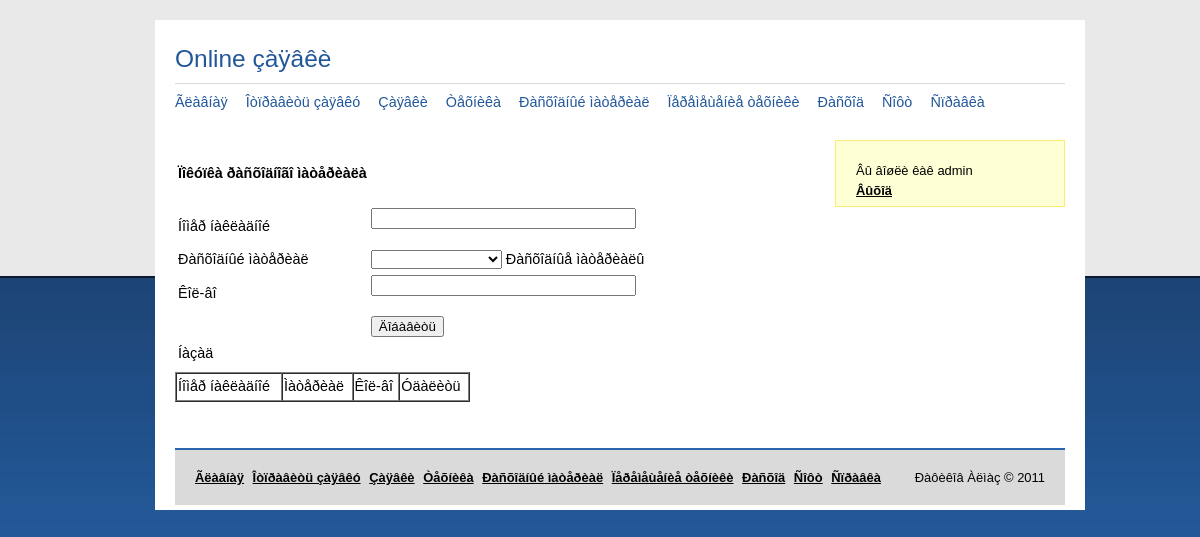
/insert_nakl.php (signed in), run on an earlier commit of the app's database.
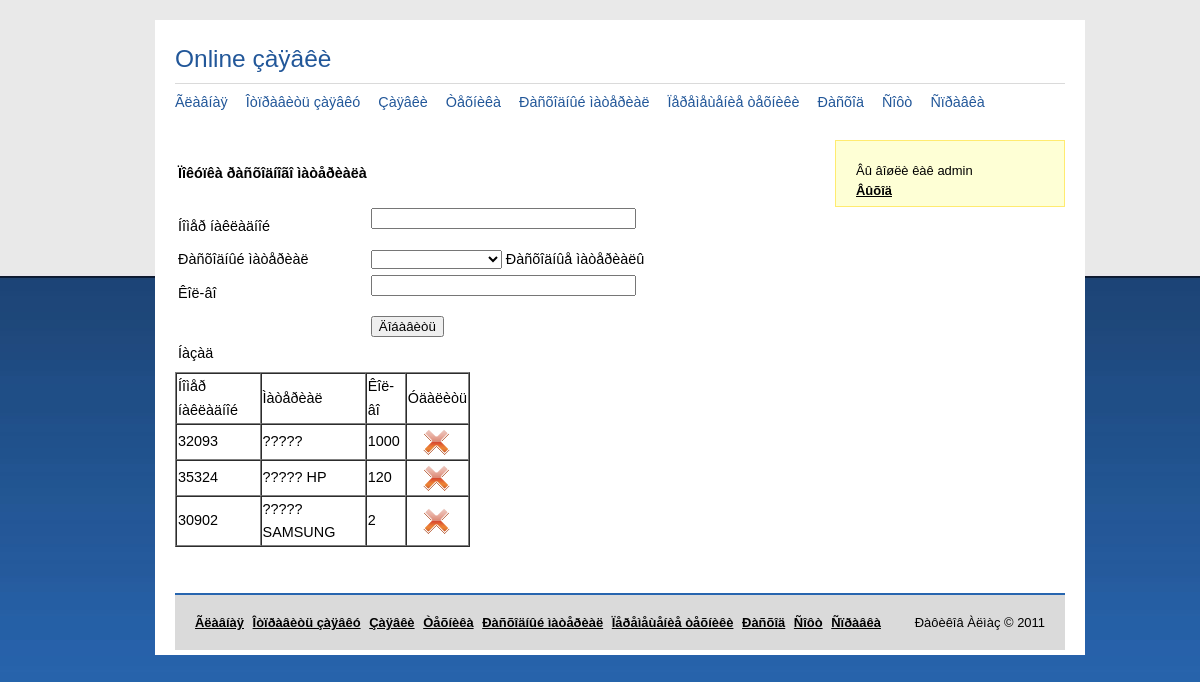
And on a later commit of the database.
### tables this page shows
CREATE TABLE `naklr` (
  `id` int(6) NOT NULL auto_increment,
  `nakl` int(7) NOT NULL,
  `id_mat` int(3) NOT NULL,
  `kol_vo` int(5) NOT NULL,
  PRIMARY KEY  (`id`)
);

CREATE TABLE `mat` (
  `id` int(3) NOT NULL auto_increment,
  `name` char(30) NOT NULL,
  `price` int(5) NOT NULL,
  PRIMARY KEY  (`id`)
);

### insert_nakl.php (the view, shortened to what this page needs)
<? session_start();
include("index.inc");
if ($_SESSION[login]=='admin'){
?>
<table class="formvv">
<FORM ACTION="insert_nakl.php" METHOD="POST">
<tr><td><h4>Ïîêóïêà ðàñõîäíîãî ìàòåðèàëà</h4></td></tr>
<tr><td>Íîìåð íàêëàäíîé</td>
<td><INPUT TYPE="text" NAME="nakl" SIZE="30" MAXLENGTH="7"><p></td></tr>
<?php
$mat = mysql_query("SELECT * FROM mat ORDER BY name");
?>
<tr><td>Ðàñõîäíûé ìàòåðèàë</td>
<td><select name="id_mat"><?
do {echo "<option value='$zap[id]'>".$zap['name']."</option>";}
while($zap=mysql_fetch_array($mat));
?> </select><a href="insert_mat.php"> Ðàñõîäíûå ìàòåðèàëû</a></td></tr>
<tr><td>Êîë-âî</td>
<td><INPUT TYPE="text" NAME="kol_vo" SIZE="30" MAXLENGTH="5"><p></td></tr>
<tr><td>&nbsp;</td>
<td><INPUT TYPE="submit" VALUE="Äîáàâèòü"></td></tr>
<tr><td><a href="index.php">Íàçàä</a></td></tr><tr>
<td><INPUT name="work" type="hidden" value="1"></td></tr>
</FORM>
</table>
<?
$mat=mysql_query("SELECT naklr.id as id, nakl, mat.name as mat, naklr.kol_vo as kol_vo FROM naklr, mat
WHERE mat.id=naklr.id_mat
ORDER BY name");
?>
<table width="50%" border="1" cellspacing="0" cellpading="30" class="zay">
<tr>
<td>Íîìåð íàêëàäíîé</td>
<td>Ìàòåðèàë</td>
<td>Êîë-âî</td>
<td>Óäàëèòü</td>
</tr>
<?
while($mass=mysql_fetch_array($mat)){
echo "<tr>";
echo "<td>".$mass['nakl']."</td>";
echo"<td>".$mass['mat']."</td>";
echo"<td>".$mass['kol_vo']."</td>";
echo "<td align=center><a href=insert_nakl.php?del=$mass[id] \"
onClick=\"return confirm('Âû óâåðåíû?');\"><img src='images/close.png' /></a></td>";
echo "</tr>";
}
 ?>
</table>
<?} else { echo "Ó âàñ íåò ïðàâ äëÿ ïðîñìîòðà äàííîé ñòðàíèöû";}?>
<? include("footer.inc");?>

What changed in the data, as far as the page shows it:
added naklr: nakl "32093", id_mat.name "?????", kol_vo "1000"
added naklr: nakl "35324", id_mat.name "????? HP", kol_vo "120"
added naklr: nakl "30902", id_mat.name "????? SAMSUNG", kol_vo "2"
